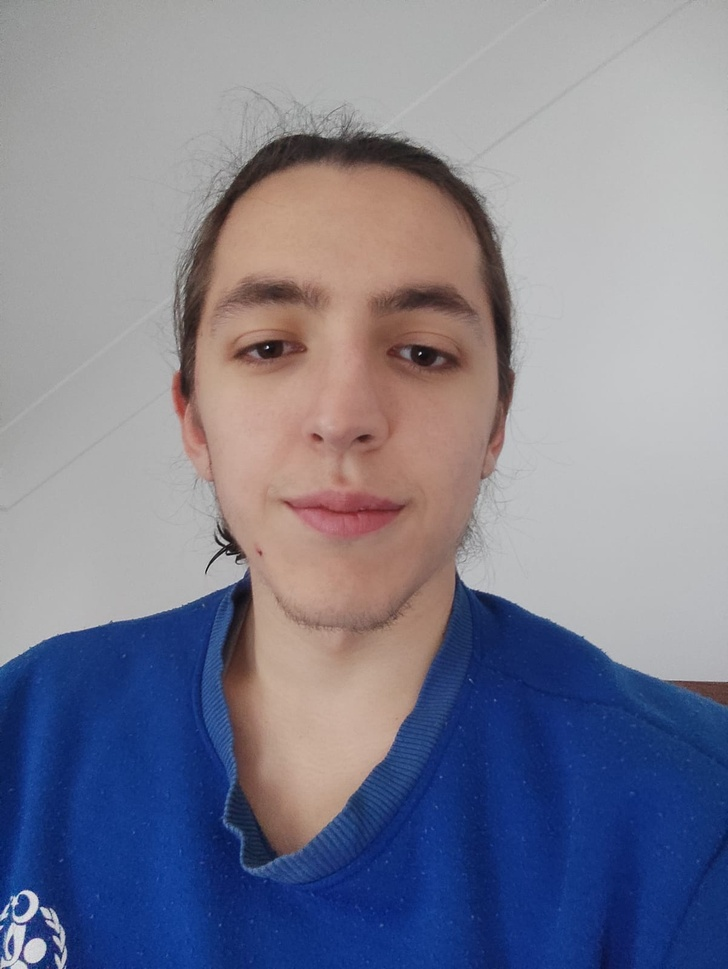
#> input picture HW3/photo.jpeg, 728 x 969 px, shrunk from 1202 x 1600 before the run, found by its file name
$ jupyter execute HW3_2.ipynb   (shell and % lines are left out)
#> lines starting #> are read from the running program, lines starting #| are printed output that depends on the picture; after the words box and inside, x2 and y2 are one past the last pixel; in counts of white or black regions, pixels touching at a corner belong together
<a href="https://colab.research.google.com/github/Bbuyukyilmaz/ELE492---Image-Processing-Homeworks/blob/main/HW3/HW3_2.ipynb" target="_parent"></a>

[cell 1]
# Description : This code was written by Baris Buyukyilmaz for ELE492 third homework.
import numpy as np
import matplotlib.pyplot as plt

from skimage import img_as_uint
from skimage.io import imshow, imread
from skimage.color import rgb2hsv
from skimage.color import rgb2gray

[cell 2]
photo = plt.imread('/content/ELE492---Image-Processing-Homeworks/HW3/photo.jpeg')
#> photo is the input picture: shape (969, 728, 3); mean R, G, B 126.7, 127.3, 144.8

imshow(photo)

[cell 3]
photo_gray = rgb2gray(photo)
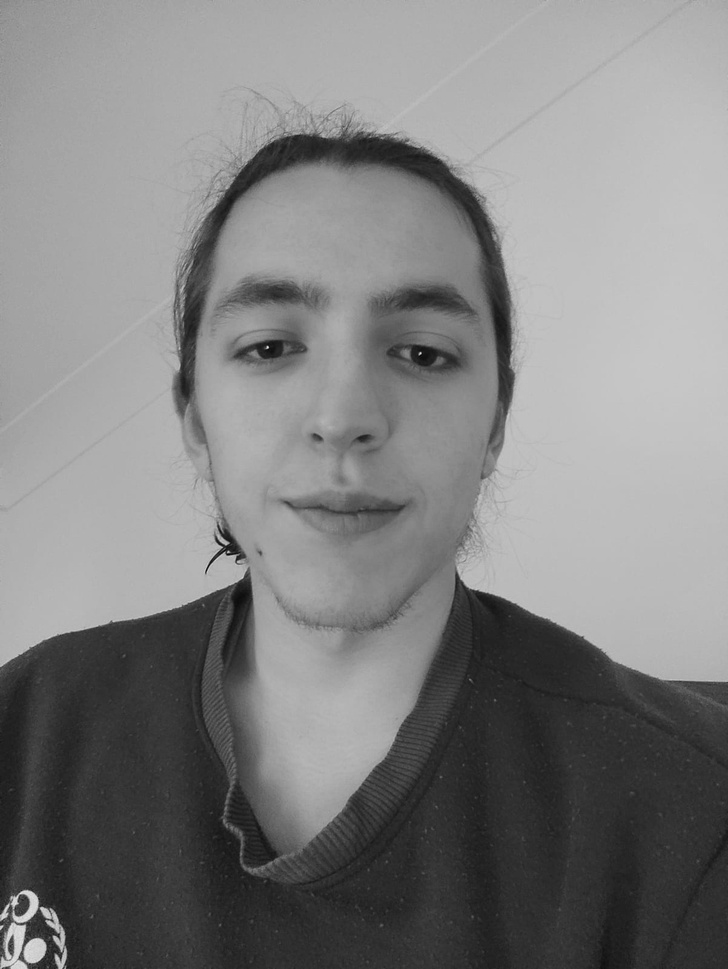
#> photo_gray: shape (969, 728) float64; min 0.0182, max 0.924, mean 0.504

imshow(photo_gray)

[cell 4]
plt.hist(photo_gray.ravel(), bins=256)
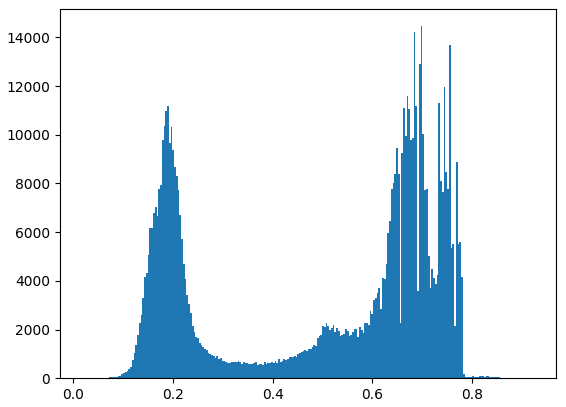
#> figure drawn by matplotlib, 1 panel; tallest bar 14463 high, from x = 0.697 to 0.701

[cell 5]
fig, axes = plt.subplots(1, 4, figsize=(17,9), sharey=True)   # Create 4 subplots

ax = axes.ravel()
ax[0] = plt.subplot(1, 3, 1)                                  # Set x[0] as first plot
ax[1] = plt.subplot(1, 3, 2)                                  # Set x[1] as second plot
ax[2] = plt.subplot(1, 3, 3, sharex=ax[0], sharey=ax[0])      # set x[2] as third plot

t = 0.5                                                       # Define Threshold
binary_mask = photo_gray < t                                  # Apply Threshold
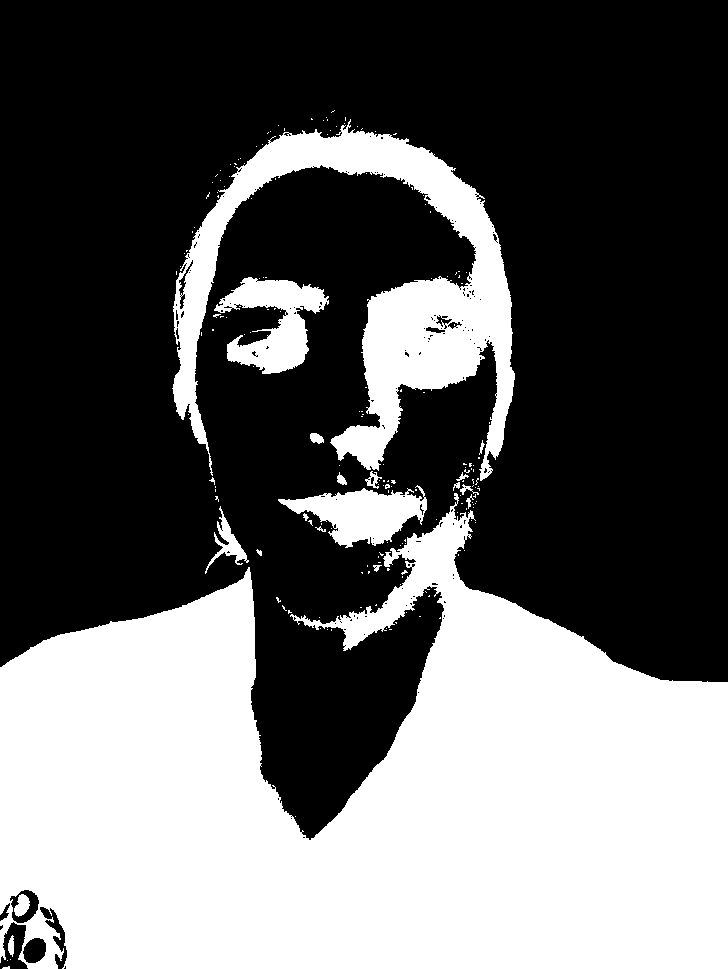
#> binary_mask: shape (969, 728) bool; 38.7% white; 184 white regions (165 under 20 px), largest, box (x1, y1, x2, y2) and area: (0, 493, 728, 969) 224621, (172, 119, 515, 481) 35874, (214, 277, 329, 374) 5462
inverted_binary_mask = photo_gray > t                         # Get Inverse


ax[0].imshow(photo_gray, cmap=plt.cm.gray)                    # Show Original Grayscale
ax[0].set_title('Original Grayscale')

ax[1].hist(photo_gray.ravel(), bins=256)                      # Show histogram
ax[1].set_title('Histogram')
ax[1].axvline(t, color='r')                                   # Draw threshold

ax[2].imshow(binary_mask, cmap='gray')                        # Show thresholded image
ax[2].set_title('Threshold Grayscale')
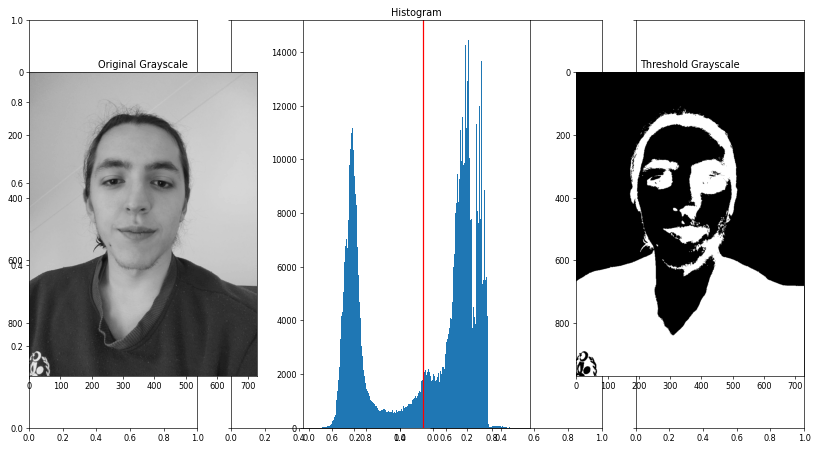
#> figure drawn by matplotlib, 3 panels; panel 2: tallest bar 14463 high, from x = 0.697 to 0.701
